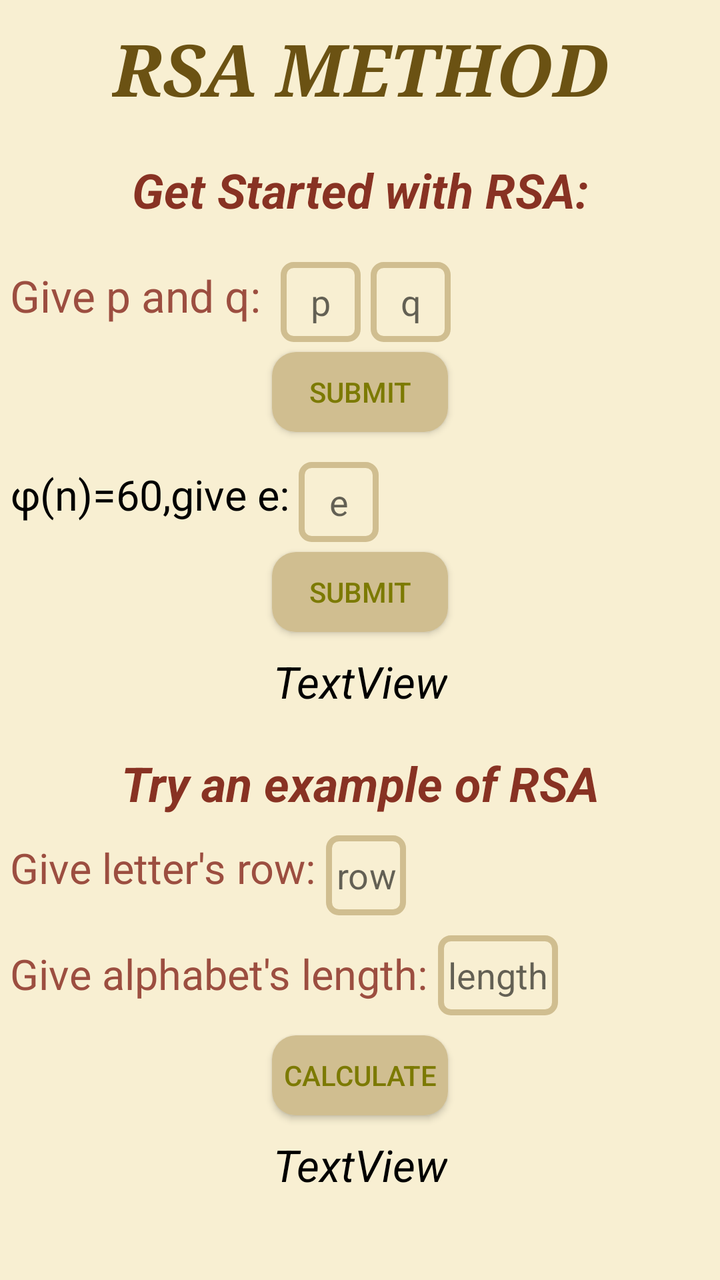
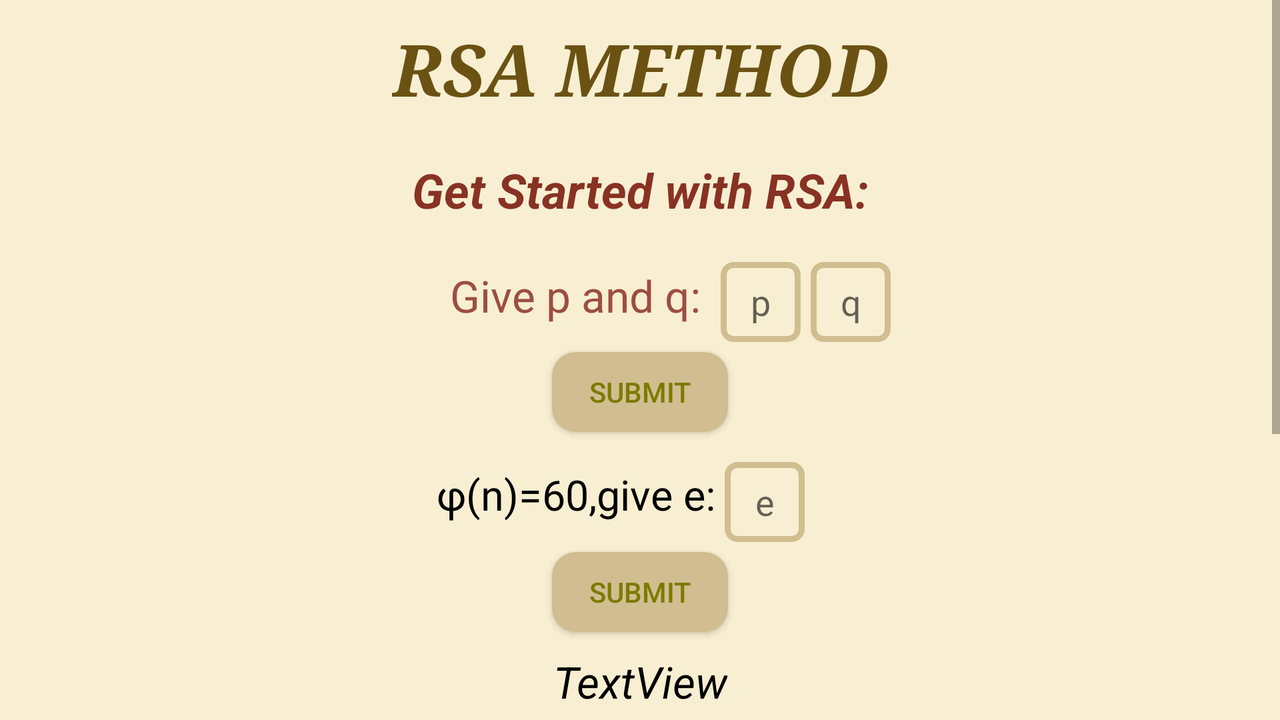

One screen, two layout resources from the same app: the default and the author's alternative for another configuration. Each is rendered where Android would select it; the XML of both is given below.
<!-- AndroidManifest.xml: application theme AppTheme -->
<!-- res/layout/activity_r_s.xml -->
<?xml version="1.0" encoding="utf-8"?>
<ScrollView xmlns:android="http://schemas.android.com/apk/res/android"
    xmlns:app="http://schemas.android.com/apk/res-auto"
    xmlns:tools="http://schemas.android.com/tools"
    android:layout_width="match_parent"
    android:layout_height="match_parent"
    android:scrollbars="vertical"
    tools:context=".RSA"
    android:background="#F8EFD2">

    <androidx.constraintlayout.widget.ConstraintLayout
        android:id="@+id/Linear"
        android:layout_width="match_parent"
        android:layout_height="wrap_content"
        android:orientation="vertical">

        <TextView
            android:gravity="center"
            android:id="@+id/textV"
            android:layout_width="wrap_content"
            android:layout_height="wrap_content"
            android:layout_marginTop="10dp"
            android:fontFamily="serif"
            android:text="RSA Method"
            android:textAllCaps="true"
            android:textColor="@color/view"
            android:textSize="36sp"
            android:textStyle="bold|italic"
            app:layout_constraintEnd_toEndOf="parent"
            app:layout_constraintStart_toStartOf="parent"
            app:layout_constraintTop_toTopOf="parent" />

        <TextView
            android:id="@+id/textView3"
            android:layout_width="wrap_content"
            android:layout_height="wrap_content"
            android:layout_marginTop="20sp"
            android:text="Get Started with RSA:"
            android:textColor="#883223"
            android:textSize="24sp"
            android:textStyle="bold|italic"
            app:layout_constraintEnd_toEndOf="parent"
            app:layout_constraintStart_toStartOf="parent"
            app:layout_constraintTop_toBottomOf="@+id/textV" />

        <TextView
            android:id="@+id/textView9"
            android:layout_width="wrap_content"
            android:layout_height="wrap_content"
            android:layout_marginStart="5dp"
            android:layout_marginLeft="5dp"
            android:layout_marginTop="22dp"
            android:text="Give p and q:"
            android:textColor="@color/text"
            android:textSize="22sp"
            app:layout_constraintStart_toStartOf="parent"
            app:layout_constraintTop_toBottomOf="@+id/textView3" />

        <EditText
            android:id="@+id/p"
            android:layout_width="40dp"
            android:layout_height="40dp"
            android:layout_marginStart="10dp"
            android:layout_marginLeft="10dp"
            android:layout_marginTop="20dp"
            android:background="@drawable/round_edit"
            android:ems="10"
            android:gravity="center"
            android:hint="p"
            android:inputType="number"
            android:textColor="@android:color/black"
            app:layout_constraintStart_toEndOf="@+id/textView9"
            app:layout_constraintTop_toBottomOf="@+id/textView3" />

        <EditText
            android:id="@+id/q"
            android:layout_width="40dp"
            android:layout_height="40dp"
            android:layout_marginStart="5dp"
            android:layout_marginLeft="5dp"
            android:layout_marginTop="20dp"
            android:background="@drawable/round_edit"
            android:ems="10"
            android:gravity="center"
            android:hint="q"
            android:inputType="number"
            android:textColor="@android:color/black"
            app:layout_constraintStart_toEndOf="@+id/p"
            app:layout_constraintTop_toBottomOf="@+id/textView3" />

        <TextView
            android:id="@+id/textView10"
            android:layout_width="wrap_content"
            android:layout_height="wrap_content"
            android:layout_marginStart="5dp"
            android:layout_marginLeft="5dp"
            android:layout_marginTop="17dp"
            android:gravity="center"
            android:text="φ(n)=60,give e:"
            android:textColor="@android:color/black"
            android:textSize="21sp"
            app:layout_constraintStart_toStartOf="parent"
            app:layout_constraintTop_toBottomOf="@+id/su" />

        <EditText
            android:id="@+id/e"
            android:layout_width="40dp"
            android:layout_height="40dp"
            android:layout_marginStart="5dp"
            android:layout_marginLeft="5dp"
            android:layout_marginTop="15dp"
            android:background="@drawable/round_edit"
            android:ems="10"
            android:gravity="center"
            android:hint="e"
            android:inputType="number"
            android:textColor="@android:color/black"
            app:layout_constraintStart_toEndOf="@+id/textView10"
            app:layout_constraintTop_toBottomOf="@+id/su" />

       <Button
           android:id="@+id/sub"
           android:layout_width="wrap_content"
           android:layout_height="40dp"
           android:layout_marginTop="5dp"
           android:background="@drawable/button"
           android:onClick="submi"
           android:text="submit"
           android:textColor="#7C7A02"
           app:layout_constraintEnd_toEndOf="parent"
           app:layout_constraintStart_toStartOf="parent"
           app:layout_constraintTop_toBottomOf="@+id/e" />

       <Button
           android:id="@+id/su"
           android:layout_width="wrap_content"
           android:layout_height="40dp"
           android:layout_marginTop="5dp"
           android:background="@drawable/button"
           android:onClick="subm"
           android:text="submit"
           android:textColor="#7C7A02"
           app:layout_constraintEnd_toEndOf="parent"
           app:layout_constraintStart_toStartOf="parent"
           app:layout_constraintTop_toBottomOf="@+id/q" />

        <TextView
            android:id="@+id/textView11"
            android:layout_width="wrap_content"
            android:layout_height="wrap_content"
            android:layout_marginTop="10dp"
            android:gravity="center"
            android:text="TextView"
            android:textColor="@android:color/black"
            android:textSize="22sp"
            android:textStyle="italic"
            app:layout_constraintEnd_toEndOf="parent"
            app:layout_constraintStart_toStartOf="parent"
            app:layout_constraintTop_toBottomOf="@+id/sub" />


        <TextView
            android:id="@+id/displ"
            android:layout_width="wrap_content"
            android:layout_height="wrap_content"
            android:layout_marginTop="20dp"
            android:gravity="center"
            android:text="Try an example of RSA"
            android:textColor="#883223"
            android:textSize="24sp"
            android:textStyle="bold|italic"
            app:layout_constraintEnd_toEndOf="parent"
            app:layout_constraintStart_toStartOf="parent"
            app:layout_constraintTop_toBottomOf="@+id/textView11" />

        <TextView
            android:id="@+id/give"
            android:layout_width="wrap_content"
            android:layout_height="wrap_content"
            android:layout_marginStart="5dp"
            android:layout_marginLeft="5dp"
            android:layout_marginTop="12dp"
            android:gravity="center"
            android:text="Give letter's row:"
            android:textColor="@color/text"
            android:textSize="21sp"
            app:layout_constraintStart_toStartOf="parent"
            app:layout_constraintTop_toBottomOf="@+id/displ" />

        <EditText
            android:id="@+id/l"
            android:layout_width="40dp"
            android:layout_height="40dp"
            android:layout_marginStart="5dp"
            android:layout_marginLeft="5dp"
            android:layout_marginTop="10dp"
            android:background="@drawable/round_edit"
            android:ems="10"
            android:gravity="center"
            android:hint="row"
            android:inputType="number"
            android:textColor="@android:color/black"
            app:layout_constraintStart_toEndOf="@+id/give"
            app:layout_constraintTop_toBottomOf="@+id/displ" />

        <TextView
            android:id="@+id/giv"
            android:layout_width="wrap_content"
            android:layout_height="wrap_content"
            android:layout_marginStart="5dp"
            android:layout_marginLeft="5dp"
            android:layout_marginTop="15dp"
            android:gravity="center"
            android:text="Give alphabet's length:"
            android:textColor="@color/text"
            android:textSize="21sp"
            app:layout_constraintStart_toStartOf="parent"
            app:layout_constraintTop_toBottomOf="@+id/l" />

        <EditText
            android:id="@+id/r"
            android:layout_width="60dp"
            android:layout_height="40dp"
            android:layout_marginStart="5dp"
            android:layout_marginLeft="5dp"
            android:layout_marginTop="10dp"
            android:background="@drawable/round_edit"
            android:ems="10"
            android:gravity="center"
            android:hint="length"
            android:inputType="number"
            android:textColor="@android:color/black"
            app:layout_constraintStart_toEndOf="@+id/giv"
            app:layout_constraintTop_toBottomOf="@+id/l" />

        <TextView
            android:id="@+id/resu"
            android:layout_width="wrap_content"
            android:layout_height="wrap_content"
            android:layout_marginTop="10dp"
            android:gravity="center"
            android:text="TextView"
            android:textColor="@android:color/black"
            android:textSize="22sp"
            android:textStyle="italic"
            app:layout_constraintEnd_toEndOf="parent"
            app:layout_constraintStart_toStartOf="parent"
            app:layout_constraintTop_toBottomOf="@+id/calc" />

        <Button
            android:id="@+id/calc"
            android:layout_width="wrap_content"
            android:layout_height="40dp"
            android:layout_marginTop="10dp"
            android:background="@drawable/button"
            android:onClick="submit"
            android:text="Calculate"
            android:textColor="#7C7A02"
            app:layout_constraintEnd_toEndOf="parent"
            app:layout_constraintStart_toStartOf="parent"
            app:layout_constraintTop_toBottomOf="@+id/r" />


    </androidx.constraintlayout.widget.ConstraintLayout>


</ScrollView>
<!-- resources referenced by this layout -->
<resources>
  <color name="text">#9C4E40</color>
  <color name="view">#6B5213</color>
  <!-- drawable button (drawable) -->
  <?xml version="1.0" encoding="utf-8"?>
  <selector xmlns:android="http://schemas.android.com/apk/res/android">
      <item>
          <shape xmlns:android="http://schemas.android.com/apk/res/android"
              android:shape="rectangle">
              <solid android:color="#D0BE90" />
              <corners android:radius="12dp" />
          </shape>
      </item>
  </selector>
  <!-- drawable round_edit (drawable) -->
  <?xml version="1.0" encoding="utf-8"?>
  <selector xmlns:android="http://schemas.android.com/apk/res/android">
      <item>
          <shape android:shape="rectangle">
              <solid android:color="@android:color/transparent"/>
              <stroke android:width="3dp"
                  android:color="#D0BE90"/>
              <corners android:radius="5dp"/>
          </shape>
      </item>
  </selector>
  <style name="AppTheme" parent="Theme.AppCompat.Light.NoActionBar">
          
          <item name="colorPrimary">#D0BE90</item>
          <item name="colorPrimaryDark">#D0BE90</item>
          <item name="colorAccent">@color/text</item>
      </style>
</resources>
<!-- res/layout-land/activity_r_s.xml (the author's variant of the layout above) -->
<!-- drawn on the phone turned sideways -->
<?xml version="1.0" encoding="utf-8"?>
<ScrollView xmlns:android="http://schemas.android.com/apk/res/android"
    xmlns:app="http://schemas.android.com/apk/res-auto"
    xmlns:tools="http://schemas.android.com/tools"
    android:layout_width="match_parent"
    android:layout_height="match_parent"
    android:scrollbars="vertical"
    tools:context=".RSA"
    android:background="#F8EFD2">

    <androidx.constraintlayout.widget.ConstraintLayout
        android:id="@+id/Linear"
        android:layout_width="match_parent"
        android:layout_height="wrap_content"
        android:orientation="vertical">

        <TextView
            android:id="@+id/textV"
            android:gravity="center"
            android:layout_width="wrap_content"
            android:layout_height="wrap_content"
            android:layout_marginTop="10dp"
            android:fontFamily="serif"
            android:text="RSA Method"
            android:textAllCaps="true"
            android:textColor="@color/view"
            android:textSize="36sp"
            android:textStyle="bold|italic"
            app:layout_constraintEnd_toEndOf="parent"
            app:layout_constraintStart_toStartOf="parent"
            app:layout_constraintTop_toTopOf="parent" />

        <TextView
            android:id="@+id/textView3"
            android:layout_width="wrap_content"
            android:layout_height="wrap_content"
            android:layout_marginTop="20sp"
            android:text="Get Started with RSA:"
            android:textColor="#883223"
            android:textSize="24sp"
            android:textStyle="bold|italic"
            app:layout_constraintEnd_toEndOf="parent"
            app:layout_constraintStart_toStartOf="parent"
            app:layout_constraintTop_toBottomOf="@+id/textV" />

        <TextView
            android:id="@+id/textView9"
            android:layout_width="wrap_content"
            android:layout_height="wrap_content"
            android:layout_marginTop="22dp"
            android:layout_marginEnd="65dp"
            android:layout_marginRight="65dp"
            android:text="Give p and q:"
            android:textColor="@color/text"
            android:textSize="22sp"
            app:layout_constraintEnd_toEndOf="parent"
            app:layout_constraintStart_toStartOf="parent"
            app:layout_constraintTop_toBottomOf="@+id/textView3" />

        <EditText
            android:id="@+id/p"
            android:layout_width="40dp"
            android:layout_height="40dp"
            android:layout_marginStart="10dp"
            android:layout_marginLeft="10dp"
            android:layout_marginTop="20dp"
            android:background="@drawable/round_edit"
            android:ems="10"
            android:gravity="center"
            android:hint="p"
            android:inputType="number"
            android:textColor="@android:color/black"
            app:layout_constraintStart_toEndOf="@+id/textView9"
            app:layout_constraintTop_toBottomOf="@+id/textView3" />

        <EditText
            android:id="@+id/q"
            android:layout_width="40dp"
            android:layout_height="40dp"
            android:layout_marginStart="5dp"
            android:layout_marginLeft="5dp"
            android:layout_marginTop="20dp"
            android:background="@drawable/round_edit"
            android:ems="10"
            android:gravity="center"
            android:hint="q"
            android:inputType="number"
            android:textColor="@android:color/black"
            app:layout_constraintStart_toEndOf="@+id/p"
            app:layout_constraintTop_toBottomOf="@+id/textView3" />

        <TextView
            android:id="@+id/textView10"
            android:layout_width="wrap_content"
            android:layout_height="wrap_content"
            android:layout_marginTop="17dp"
            android:layout_marginEnd="65dp"
            android:layout_marginRight="65dp"
            android:gravity="center"
            android:text="φ(n)=60,give e:"
            android:textColor="@android:color/black"
            android:textSize="21sp"
            app:layout_constraintEnd_toEndOf="parent"
            app:layout_constraintStart_toStartOf="parent"
            app:layout_constraintTop_toBottomOf="@+id/su" />

        <EditText
            android:id="@+id/e"
            android:layout_width="40dp"
            android:layout_height="40dp"
            android:layout_marginStart="5dp"
            android:layout_marginLeft="5dp"
            android:layout_marginTop="15dp"
            android:background="@drawable/round_edit"
            android:ems="10"
            android:gravity="center"
            android:hint="e"
            android:inputType="number"
            android:textColor="@android:color/black"
            app:layout_constraintStart_toEndOf="@+id/textView10"
            app:layout_constraintTop_toBottomOf="@+id/su" />

       <Button
           android:id="@+id/sub"
           android:layout_width="wrap_content"
           android:layout_height="40dp"
           android:layout_marginTop="5dp"
           android:background="@drawable/button"
           android:onClick="submi"
           android:text="submit"
           android:textColor="#7C7A02"
           app:layout_constraintEnd_toEndOf="parent"
           app:layout_constraintStart_toStartOf="parent"
           app:layout_constraintTop_toBottomOf="@+id/e" />

       <Button
           android:id="@+id/su"
           android:layout_width="wrap_content"
           android:layout_height="40dp"
           android:layout_marginTop="5dp"
           android:background="@drawable/button"
           android:onClick="subm"
           android:text="submit"
           android:textColor="#7C7A02"
           app:layout_constraintEnd_toEndOf="parent"
           app:layout_constraintStart_toStartOf="parent"
           app:layout_constraintTop_toBottomOf="@+id/q" />

        <TextView
            android:id="@+id/textView11"
            android:layout_width="wrap_content"
            android:layout_height="wrap_content"
            android:layout_marginTop="10dp"
            android:gravity="center"
            android:text="TextView"
            android:textColor="@android:color/black"
            android:textSize="22sp"
            android:textStyle="italic"
            app:layout_constraintEnd_toEndOf="parent"
            app:layout_constraintStart_toStartOf="parent"
            app:layout_constraintTop_toBottomOf="@+id/sub" />


        <TextView
            android:id="@+id/displ"
            android:layout_width="wrap_content"
            android:layout_height="wrap_content"
            android:layout_marginTop="20dp"
            android:gravity="center"
            android:text="Try an example of RSA"
            android:textColor="#883223"
            android:textSize="24sp"
            android:textStyle="bold|italic"
            app:layout_constraintEnd_toEndOf="parent"
            app:layout_constraintStart_toStartOf="parent"
            app:layout_constraintTop_toBottomOf="@+id/textView11" />

        <TextView
            android:id="@+id/give"
            android:layout_width="wrap_content"
            android:layout_height="wrap_content"
            android:layout_marginTop="12dp"
            android:layout_marginEnd="65dp"
            android:layout_marginRight="65dp"
            android:gravity="center"
            android:text="Give letter's row:"
            android:textColor="@color/text"
            android:textSize="21sp"
            app:layout_constraintEnd_toEndOf="parent"
            app:layout_constraintStart_toStartOf="parent"
            app:layout_constraintTop_toBottomOf="@+id/displ" />

        <EditText
            android:id="@+id/l"
            android:layout_width="40dp"
            android:layout_height="40dp"
            android:layout_marginStart="5dp"
            android:layout_marginLeft="5dp"
            android:layout_marginTop="10dp"
            android:background="@drawable/round_edit"
            android:ems="10"
            android:gravity="center"
            android:hint="row"
            android:inputType="number"
            android:textColor="@android:color/black"
            app:layout_constraintStart_toEndOf="@+id/give"
            app:layout_constraintTop_toBottomOf="@+id/displ" />

        <TextView
            android:id="@+id/giv"
            android:layout_width="wrap_content"
            android:layout_height="wrap_content"
            android:layout_marginTop="15dp"
            android:layout_marginEnd="65dp"
            android:layout_marginRight="65dp"
            android:gravity="center"
            android:text="Give alphabet's length:"
            android:textColor="@color/text"
            android:textSize="21sp"
            app:layout_constraintEnd_toEndOf="parent"
            app:layout_constraintStart_toStartOf="parent"
            app:layout_constraintTop_toBottomOf="@+id/l" />

        <EditText
            android:id="@+id/r"
            android:layout_width="60dp"
            android:layout_height="40dp"
            android:layout_marginStart="5dp"
            android:layout_marginLeft="5dp"
            android:layout_marginTop="10dp"
            android:background="@drawable/round_edit"
            android:ems="10"
            android:gravity="center"
            android:hint="length"
            android:inputType="number"
            android:textColor="@android:color/black"
            app:layout_constraintStart_toEndOf="@+id/giv"
            app:layout_constraintTop_toBottomOf="@+id/l" />

        <TextView
            android:id="@+id/resu"
            android:layout_width="wrap_content"
            android:layout_height="wrap_content"
            android:layout_marginTop="10dp"
            android:gravity="center"
            android:text="TextView"
            android:textColor="@android:color/black"
            android:textSize="22sp"
            android:textStyle="italic"
            app:layout_constraintEnd_toEndOf="parent"
            app:layout_constraintStart_toStartOf="parent"
            app:layout_constraintTop_toBottomOf="@+id/calc" />

        <Button
            android:id="@+id/calc"
            android:layout_width="wrap_content"
            android:layout_height="40dp"
            android:layout_marginTop="10dp"
            android:background="@drawable/button"
            android:onClick="submit"
            android:text="Calculate"
            android:textColor="#7C7A02"
            app:layout_constraintEnd_toEndOf="parent"
            app:layout_constraintStart_toStartOf="parent"
            app:layout_constraintTop_toBottomOf="@+id/r" />


    </androidx.constraintlayout.widget.ConstraintLayout>


</ScrollView>
